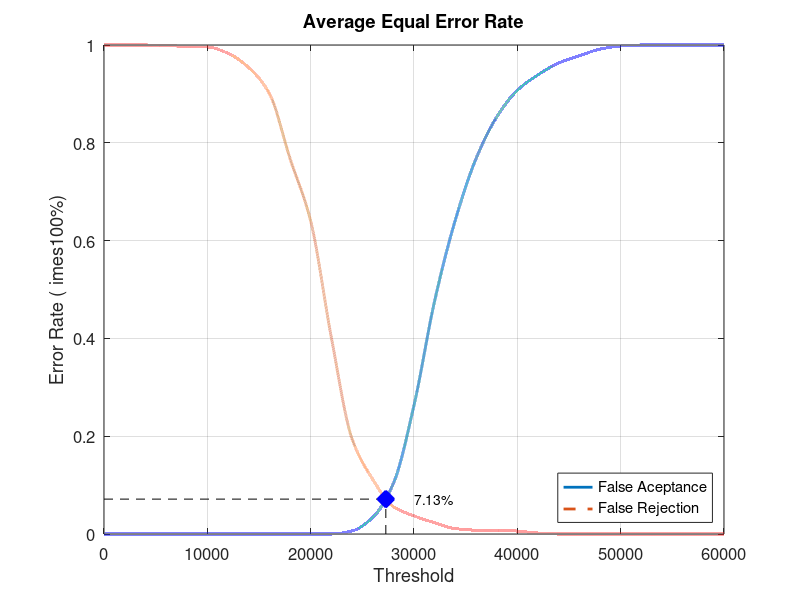
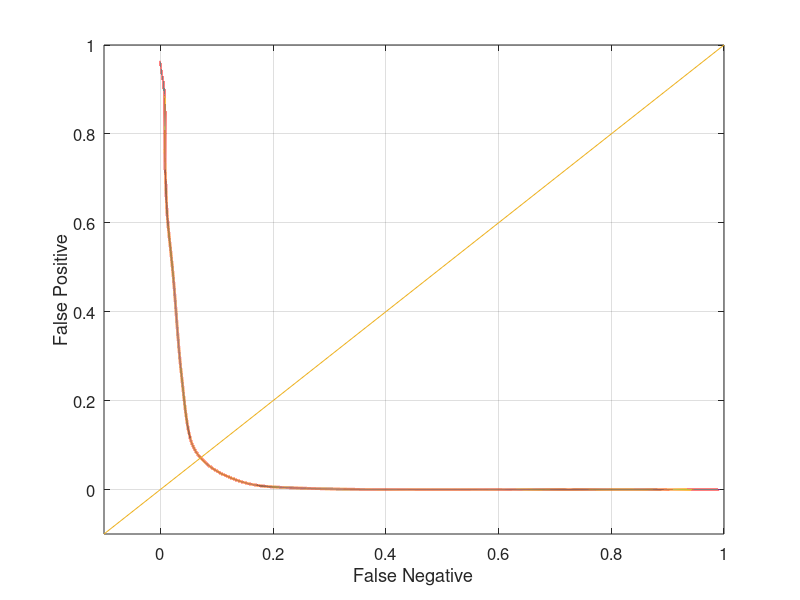

Source code (MATLAB) for these figures, in order:
close all;
clear;
clc;
x = 0:2000:60000;
xq = 0:0.5:60000;

y0 = [0 0 0 0 0 0 0 0 0 0 0 0 0.00631579 0.0336842 0.103158 0.263158 0.476842 0.642105 0.767368 0.852632 0.907368 0.938947 0.963158 0.977895 0.991579 0.997895 1 1 1 1 1]
yy0 = interp1(x, y0, xq, 'pchip');
y1 = [1 1 1 0.999 0.997 0.996 0.983 0.954 0.901 0.768 0.64 0.402 0.195 0.112 0.056 0.037 0.023 0.011 0.008 0.008 0.006 0.002 0 0 0 0 0 0 0 0 0]
yy1 = interp1(x, y1, xq, 'pchip');

% Calculating EER: 
y2 = abs(y0 - y1);
find(y2 == min(y2))
yy2 = abs(yy0 - yy1);
xEER = find(yy2 == min(yy2));
xEERIndex = xq(xEER) % X-axis EER
yEER = yy0(xEER) % Y-axis EER

main = figure
plot(xq, yy0,'-','LineWidth', 2);	hold on
plot(xq, yy1,'--','LineWidth', 2);	hold on
plot([xEERIndex xEERIndex], [0 yEER], 'k--');	hold on
plot([0 xEERIndex], [yEER yEER], 'k--');	hold on
plot(xEERIndex, yEER, 'bx', 'LineWidth', 10);	hold on
text(xEERIndex + 10 * xEERIndex / 100, yEER, [num2str(round((10000 * yEER)) / 100) '%'])
legend('False Aceptance', 'False Rejection', 'Location', 'SouthEast')
xlabel('Threshold')
ylabel('Error Rate (	imes100%)')
title('Average Equal Error Rate')
set(gca, 'FontSize', 12)
axis([0 60000 0 1])
grid on

print(main, 'Database2AverageMain', '-dpng');
FNRxFPR = figure('Color', [1 1 1]);
plot(yy1, yy0, '-', yy1, yy0, 'LineWidth', 2);
hold on
y = -0.1:0.1:1
plot(y, y); 
set(gca, 'FontSize', 12)
xlabel('False Negative')
ylabel('False Positive')
axis([-0.1 1 -0.1 1])
set(gca, 'FontSize', 12)
grid on

print(FNRxFPR, 'Database2AverageFNRxFPR','-dpng');
